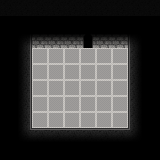

This game map was drawn from its Tiled (.tmx) file and the tilesets committed beside it. A one-line description and the trimmed map source follow:
An orthogonal 10x10 tile map with 16x16 px tiles, 8 tile layers (background, tile, detail1, detail2, ...), 4 tilesets.

<map version="1.0" tiledversion="1.0.2" orientation="orthogonal" renderorder="left-up" width="10" height="10" tilewidth="16" tileheight="16" nextobjectid="1">
 <tileset firstgid="1" name="LIGHTMAPS_01" tilewidth="16" tileheight="16" tilecount="64" columns="8">
  <image source="LIGHTMAPS_01.png" width="128" height="128" />
 </tileset>
 <tileset firstgid="65" name="texturesFORTRESS_01" tilewidth="16" tileheight="16" tilecount="256" columns="16">
  <image source="texturesFORTRESS_01.png" width="256" height="256" />
 </tileset>
 <tileset firstgid="321" name="texturesCAVE_01" tilewidth="16" tileheight="16" tilecount="256" columns="16">
  <image source="texturesCAVE_01.png" width="256" height="256" />
 </tileset>
 <tileset firstgid="577" name="texturesTRIM_01" tilewidth="16" tileheight="16" tilecount="64" columns="8">
  <image source="texturesTRIM_01.png" width="128" height="128" />
 </tileset>
 <layer name="background" width="10" height="10">
  <data>[100 cells, 100 non-empty, 1 distinct tile ids]</data>
 </layer>
 <layer name="tile" width="10" height="10">
  <data>[100 cells, 36 non-empty, 3 distinct tile ids]</data>
 </layer>
 <layer name="detail1" width="10" height="10">
  <data>[100 cells, 28 non-empty, 8 distinct tile ids]</data>
 </layer>
 <layer name="detail2" width="10" height="10">
  <data>[100 cells, 0 non-empty, 0 distinct tile ids]</data>
 </layer>
 <layer name="water" width="10" height="10">
  <data>[100 cells, 0 non-empty, 0 distinct tile ids]</data>
 </layer>
 <layer name="detail3" width="10" height="10">
  <data>[100 cells, 0 non-empty, 0 distinct tile ids]</data>
 </layer>
 <layer name="gameplay" width="10" height="10">
  <data>[100 cells, 0 non-empty, 0 distinct tile ids]</data>
 </layer>
 <layer name="above" width="10" height="10">
  <data>[100 cells, 70 non-empty, 10 distinct tile ids]</data>
 </layer>
 <objectgroup name="collisions" />
 <objectgroup name="entities" />
 <objectgroup name="creatures" />
 <objectgroup name="script" />
 <objectgroup name="triggers" />
</map>
